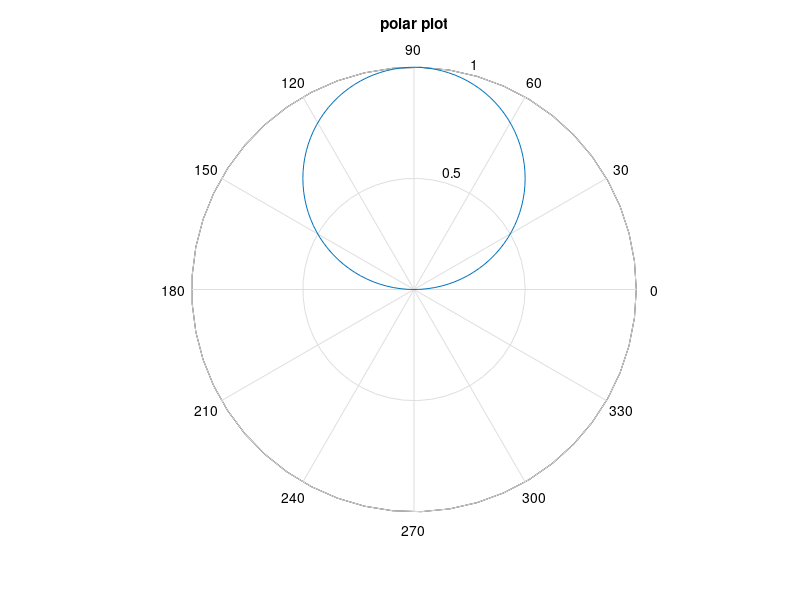
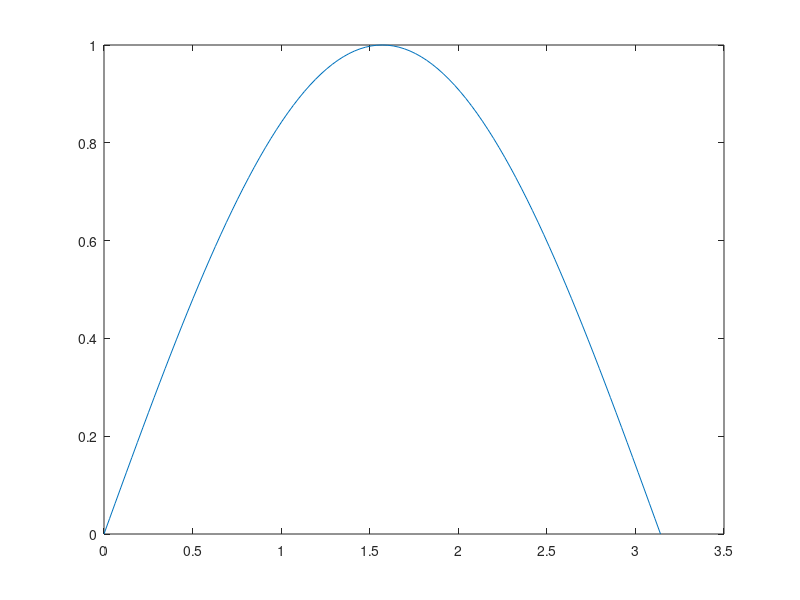
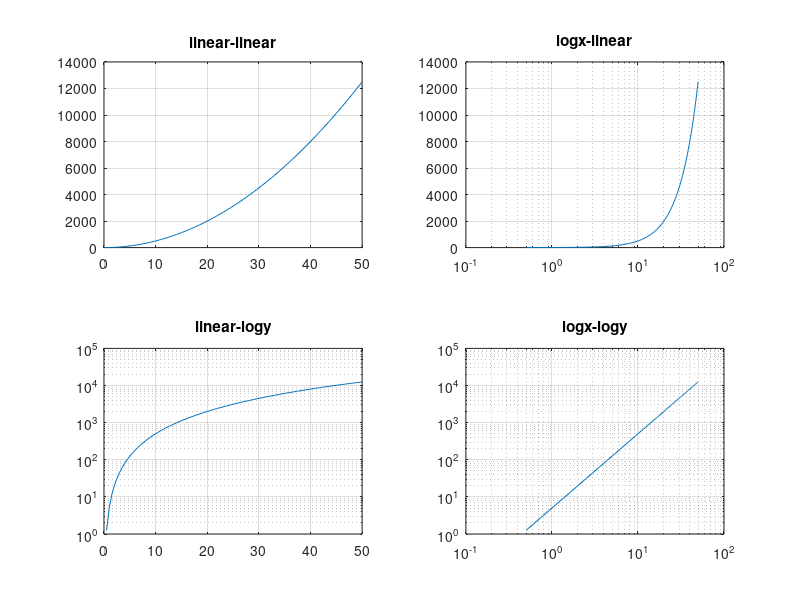
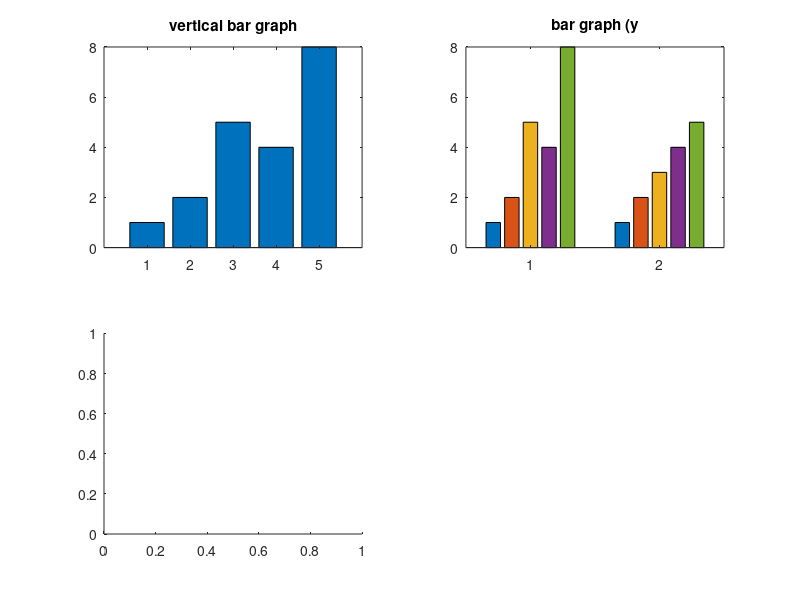

Reproduce these figures in MATLAB, in order. (Note: this script raises an error after producing the figures.)
% Ethan Ferguson
% ME 203 Lec 9
% Playing with graphs day 2
clc; clear; format compact;
%% Polar plots ex1

% givens
x=0:pi/100:pi;
y=sin(x)

% plotting
figure(1)
polar(x,y);
title('polar plot')
figure(2)
plot(x,y);

%% Log scale plot

%givens
x=0:.5:50;
y=5*x.^2;
% plotting
figure(3)
%A)
subplot(2,2,1)
plot(x,y);
title('linear-linear')
grid on
%B)
subplot(2,2,2)
semilogx(x,y);
title('logx-linear')
grid on
%C)
subplot(2,2,3)
semilogy(x,y);
title('linear-logy')
grid on
%D)
subplot(2,2,4)
loglog(x,y);
title('logx-logy')
grid on

%% bar and pie plots

% givens
x=[1 2 5 4 8]
y=[x; 1:5]

figure(4)
subplot(2,2,1)
bar(x);
title('vertical bar graph')

subplot(2,2,2)
bar(y);
title('bar graph (y')

subplot(2,2,3)
pie3(y);

subplot(2,2,4)
bar3(y);
title('3D bar')
colormap(hot)
%% Histograms
%givens
x=[100 95 74 87 22 78 34 35 93 88 86 42 55 48];
figure(5)
histogram(x,10);

%% two scale plotting y axis

x=0:pi/20:2*pi;
y1=sin(x);
y2=exp(x);
figure(6)
subplot(2,1,1)
plot(x,y1,x,y2)
subplot(2,1,2)
yyaxis left
plot(x,y1);
yyaxis right
plot(x,y2);

